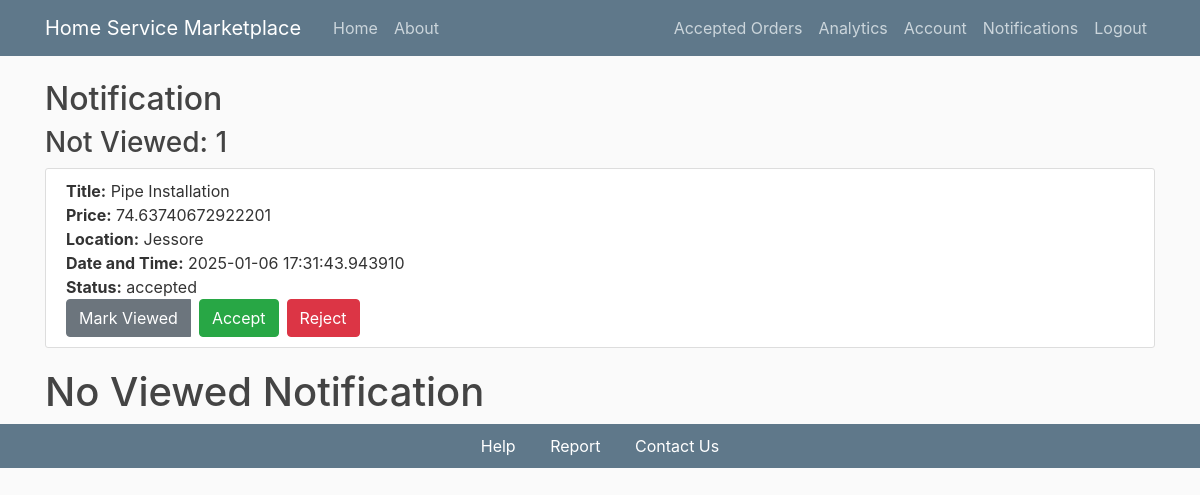
Page /notification (signed in) on the committed database.
### flaskapp/models.py (models this page shows, shortened)
class Order(db.Model):
    id = db.Column(db.Integer, primary_key=True)
    order_loc = db.Column(db.String(200), nullable=False)
    order_datetime = db.Column(db.DateTime, default=datetime.utcnow)
    status = db.Column(db.Enum(OrderStatus), nullable=False, default=OrderStatus.pending)
    review = db.Column(db.Text, nullable=True)
    rate = db.Column(db.Integer, nullable=True)
    price = db.Column(db.Float, nullable=False)
    notifications = db.Column(db.Enum(NotificationStatus), default=NotificationStatus.not_viewed)
    ser_id = db.Column(db.Integer, db.ForeignKey('service.id'), nullable=False)
    service = db.relationship('Service', backref='service_orders', lazy=True)  # Renamed backref
    customer_id = db.Column(db.Integer, db.ForeignKey('user.id'), nullable=False)
    service_provider_id = db.Column(db.Integer, db.ForeignKey('service_provider.id'), nullable=False)
    latitude = db.Column(db.Float)
    longitude = db.Column(db.Float)

class Service(db.Model):
    id = db.Column(db.Integer, primary_key=True)
    title = db.Column(db.String(100), nullable=False)
    description = db.Column(db.Text, nullable=False)
    date_posted = db.Column(db.DateTime, nullable=False, default=datetime.utcnow)
    user_id = db.Column(db.Integer, db.ForeignKey('user.id'), nullable=False)
    provider_id = db.Column(db.Integer, db.ForeignKey('service_provider.id'), nullable=False)
    ratings = db.Column(db.Integer, nullable=False)
    category_id = db.Column(db.Integer, db.ForeignKey('category.id'), nullable=False)
    duration = db.Column(db.Integer, nullable=False)
    ser_price = db.Column(db.Float, nullable=False)
    orders = db.relationship('Order', backref='linked_service', lazy=True)

### flaskapp/routes.py (the view)
@app.route('/notification')
def notification():
    checkprovider = ServiceProvider.query.filter_by(id = current_user.id).first()
    if checkprovider:
        note = (db.session.query(Order, Service).join(Service, Order.ser_id == Service.id).filter(Order.notifications == 'not_viewed', Order.service_provider_id == checkprovider.id).all())
        notes = [{
            'id': order.id,
            'price': order.price,
            'order_datetime': order.order_datetime,
            'status': order.status,
            'service_title': service.title,
            'loc' : order.order_loc,
        } for order, service in note]
        viewed = (db.session.query(Order, Service).join(Service, Order.ser_id == Service.id).filter(Order.notifications == 'viewed', Order.service_provider_id == checkprovider.id).all())
        views = [{
            'id': order.id,
            'price': order.price,
            'order_datetime': order.order_datetime,
            'status': order.status,
            'service_title': service.title,
            'loc' : order.order_loc,
        } for order, service in viewed]
        warning_notifications = Notification.query.filter(Notification.user_id == current_user.id, Notification.message.like('%warned%')).all()
    else:
        notes = None
        views = None
        warning_notifications = None
    refund_notifications = Notification.query.filter(Notification.user_id == current_user.id, Notification.message.like('%refunded%')).all()
    return render_template('notification.html', note = notes, viewed = views, refund_notifications=refund_notifications, warning_notifications=warning_notifications)

### flaskapp/models.py (called while the page is built)
@login_manager.user_loader
def load_user(user_id):
    return User.query.get(int(user_id))

    @property
    def is_service_provider(self):
        return ServiceProvider.query.filter_by(id=self.id).first() is not None

### flaskapp/templates/notification.html (shortened to what this page needs)
{% extends "layout.html" %}
{% block content %}
<h2>Notification</h2>
    {% if note %}
    <h3>Not Viewed: {{note | length}}</h3>
        {% for note in note %}
        <div class="content-section">
            <strong>Title:</strong> {{ note.service_title }} <br>
            <strong>Price:</strong> {{ note.price }} <br>
            <strong>Location:</strong> {{ note.loc}} <br>
            <strong>Date and Time:</strong> {{ note.order_datetime }} <br>
            <strong>Status:</strong> {{ note.status.value }} <br>
            <div class="btn-group" role="group" aria-label="Notification actions">
                <a href="{{ url_for('updateNotification', order_id = note.id) }}" class="btn btn-secondary mr-2">Mark Viewed</a>
                <form action="{{ url_for('acceptOrder', order_id = note.id) }}" method="POST" style="display: inline;">
                    <button type="submit" class="btn btn-success mr-2">Accept</button>
                </form>
                <form action="{{ url_for('rejectOrder', order_id = note.id) }}" method="POST" style="display: inline;">
                    <button type="submit" class="btn btn-danger">Reject</button>
                </form>
            </div>
        </div>
    {% endfor %}
    {% else %}
    <h1> No Unviewed Notification </h1>
    {% endif %}
    {% if viewed %}
    <h3>Viewed: {{viewed | length}}</h3>
        {% for view in viewed %}
        <div class="content-section">
            <strong>Title:</strong> {{ view.service_title }} <br>
            <strong>Price:</strong> {{ view.price }} <br>
            <strong>Location:</strong> {{ view.loc}} <br>
            <strong>Date and Time:</strong> {{ view.order_datetime }} <br>
            <strong>Status:</strong> {{ view.status.value }} <br>
            <div class="btn-group" role="group" aria-label="Notification actions">
                <a href="{{ url_for('updateNotification', order_id = view.id) }}" class="btn btn-secondary mr-2">Mark Unviewed</a>
            </div>
        </div>
    {% endfor %}
    {% else %}
    <h1> No Viewed Notification </h1>
    {% endif %}
{% endblock content %}

### flaskapp/static/main.css (style rules this page uses)
body { background: #fafafa; color: #333333; margin-top: 5rem; }
h1, h2, h3, h4, h5, h6 { color: #444444; }
.content-section { background: #ffffff; padding: 10px 20px; border: 1px solid #dddddd; border-radius: 3px; margin-bottom: 20px; }

### rows in the picture
Order: service_title "Pipe Installation", price "74.63740672922201", loc "Jessore", order_datetime "2025-01-06 17:31:43.943910", status.value "accepted"

### other values in the picture
{{ note | length }} "1"
